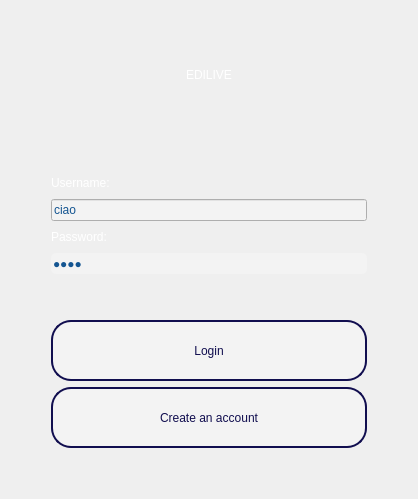
<?xml version="1.0" encoding="UTF-8"?>
<ui version="4.0">
 <class>LoginDialog</class>
 <widget class="QWidget" name="LoginDialog">
  <property name="geometry">
   <rect>
    <x>0</x>
    <y>0</y>
    <width>418</width>
    <height>499</height>
   </rect>
  </property>
  <property name="windowTitle">
   <string>Form</string>
  </property>
  <property name="styleSheet">
   <string notr="true"/>
  </property>
  <layout class="QVBoxLayout" name="verticalLayout_3">
   <item>
    <layout class="QHBoxLayout" name="horizontalLayout">
     <item>
      <spacer name="horizontalSpacer">
       <property name="orientation">
        <enum>Qt::Horizontal</enum>
       </property>
       <property name="sizeType">
        <enum>QSizePolicy::Maximum</enum>
       </property>
       <property name="sizeHint" stdset="0">
        <size>
         <width>40</width>
         <height>20</height>
        </size>
       </property>
      </spacer>
     </item>
     <item>
      <widget class="QLabel" name="logo">
       <property name="styleSheet">
        <string notr="true">background-color: &quot;transparent&quot;;
font: 55pt &quot;URW Gothic L&quot;;
color: rgb(255, 255, 255);

</string>
       </property>
       <property name="text">
        <string>EDILIVE</string>
       </property>
       <property name="alignment">
        <set>Qt::AlignCenter</set>
       </property>
      </widget>
     </item>
     <item>
      <spacer name="horizontalSpacer_2">
       <property name="orientation">
        <enum>Qt::Horizontal</enum>
       </property>
       <property name="sizeType">
        <enum>QSizePolicy::Maximum</enum>
       </property>
       <property name="sizeHint" stdset="0">
        <size>
         <width>40</width>
         <height>20</height>
        </size>
       </property>
      </spacer>
     </item>
    </layout>
   </item>
   <item>
    <layout class="QHBoxLayout" name="horizontalLayout_2">
     <item>
      <spacer name="horizontalSpacer_3">
       <property name="orientation">
        <enum>Qt::Horizontal</enum>
       </property>
       <property name="sizeType">
        <enum>QSizePolicy::Maximum</enum>
       </property>
       <property name="sizeHint" stdset="0">
        <size>
         <width>40</width>
         <height>20</height>
        </size>
       </property>
      </spacer>
     </item>
     <item>
      <layout class="QVBoxLayout" name="verticalLayout">
       <item>
        <widget class="QLabel" name="errorMessage">
         <property name="palette">
          <palette>
           <active>
            <colorrole role="WindowText">
             <brush brushstyle="SolidPattern">
              <color alpha="255">
               <red>0</red>
               <green>0</green>
               <blue>0</blue>
              </color>
             </brush>
            </colorrole>
            <colorrole role="Button">
             <brush brushstyle="SolidPattern">
              <color alpha="0">
               <red>0</red>
               <green>0</green>
               <blue>0</blue>
              </color>
             </brush>
            </colorrole>
            <colorrole role="Light">
             <brush brushstyle="SolidPattern">
              <color alpha="255">
               <red>255</red>
               <green>51</green>
               <blue>51</blue>
              </color>
             </brush>
            </colorrole>
            <colorrole role="Midlight">
             <brush brushstyle="SolidPattern">
              <color alpha="255">
               <red>229</red>
               <green>25</green>
               <blue>25</blue>
              </color>
             </brush>
            </colorrole>
            <colorrole role="Dark">
             <brush brushstyle="SolidPattern">
              <color alpha="255">
               <red>102</red>
               <green>0</green>
               <blue>0</blue>
              </color>
             </brush>
            </colorrole>
            <colorrole role="Mid">
             <brush brushstyle="SolidPattern">
              <color alpha="255">
               <red>136</red>
               <green>0</green>
               <blue>0</blue>
              </color>
             </brush>
            </colorrole>
            <colorrole role="Text">
             <brush brushstyle="SolidPattern">
              <color alpha="255">
               <red>0</red>
               <green>0</green>
               <blue>0</blue>
              </color>
             </brush>
            </colorrole>
            <colorrole role="BrightText">
             <brush brushstyle="SolidPattern">
              <color alpha="255">
               <red>255</red>
               <green>255</green>
               <blue>255</blue>
              </color>
             </brush>
            </colorrole>
            <colorrole role="ButtonText">
             <brush brushstyle="SolidPattern">
              <color alpha="255">
               <red>0</red>
               <green>0</green>
               <blue>0</blue>
              </color>
             </brush>
            </colorrole>
            <colorrole role="Base">
             <brush brushstyle="SolidPattern">
              <color alpha="0">
               <red>0</red>
               <green>0</green>
               <blue>0</blue>
              </color>
             </brush>
            </colorrole>
            <colorrole role="Window">
             <brush brushstyle="SolidPattern">
              <color alpha="0">
               <red>0</red>
               <green>0</green>
               <blue>0</blue>
              </color>
             </brush>
            </colorrole>
            <colorrole role="Shadow">
             <brush brushstyle="SolidPattern">
              <color alpha="255">
               <red>0</red>
               <green>0</green>
               <blue>0</blue>
              </color>
             </brush>
            </colorrole>
            <colorrole role="AlternateBase">
             <brush brushstyle="SolidPattern">
              <color alpha="255">
               <red>229</red>
               <green>127</green>
               <blue>127</blue>
              </color>
             </brush>
            </colorrole>
            <colorrole role="ToolTipBase">
             <brush brushstyle="SolidPattern">
              <color alpha="255">
               <red>255</red>
               <green>255</green>
               <blue>220</blue>
              </color>
             </brush>
            </colorrole>
            <colorrole role="ToolTipText">
             <brush brushstyle="SolidPattern">
              <color alpha="255">
               <red>0</red>
               <green>0</green>
               <blue>0</blue>
              </color>
             </brush>
            </colorrole>
            <colorrole role="PlaceholderText">
             <brush brushstyle="SolidPattern">
              <color alpha="128">
               <red>0</red>
               <green>0</green>
               <blue>0</blue>
              </color>
             </brush>
            </colorrole>
           </active>
           <inactive>
            <colorrole role="WindowText">
             <brush brushstyle="SolidPattern">
              <color alpha="255">
               <red>0</red>
               <green>0</green>
               <blue>0</blue>
              </color>
             </brush>
            </colorrole>
            <colorrole role="Button">
             <brush brushstyle="SolidPattern">
              <color alpha="0">
               <red>0</red>
               <green>0</green>
               <blue>0</blue>
              </color>
             </brush>
            </colorrole>
            <colorrole role="Light">
             <brush brushstyle="SolidPattern">
              <color alpha="255">
               <red>255</red>
               <green>51</green>
               <blue>51</blue>
              </color>
             </brush>
            </colorrole>
            <colorrole role="Midlight">
             <brush brushstyle="SolidPattern">
              <color alpha="255">
               <red>229</red>
               <green>25</green>
               <blue>25</blue>
              </color>
             </brush>
            </colorrole>
            <colorrole role="Dark">
             <brush brushstyle="SolidPattern">
              <color alpha="255">
               <red>102</red>
               <green>0</green>
               <blue>0</blue>
              </color>
             </brush>
            </colorrole>
            <colorrole role="Mid">
             <brush brushstyle="SolidPattern">
              <color alpha="255">
               <red>136</red>
               <green>0</green>
               <blue>0</blue>
              </color>
             </brush>
            </colorrole>
            <colorrole role="Text">
             <brush brushstyle="SolidPattern">
              <color alpha="255">
               <red>0</red>
               <green>0</green>
               <blue>0</blue>
              </color>
             </brush>
            </colorrole>
            <colorrole role="BrightText">
             <brush brushstyle="SolidPattern">
              <color alpha="255">
               <red>255</red>
               <green>255</green>
               <blue>255</blue>
              </color>
             </brush>
            </colorrole>
            <colorrole role="ButtonText">
             <brush brushstyle="SolidPattern">
              <color alpha="255">
               <red>0</red>
               <green>0</green>
               <blue>0</blue>
              </color>
             </brush>
            </colorrole>
            <colorrole role="Base">
             <brush brushstyle="SolidPattern">
              <color alpha="0">
               <red>0</red>
               <green>0</green>
               <blue>0</blue>
              </color>
             </brush>
            </colorrole>
            <colorrole role="Window">
             <brush brushstyle="SolidPattern">
              <color alpha="0">
               <red>0</red>
               <green>0</green>
               <blue>0</blue>
              </color>
             </brush>
            </colorrole>
            <colorrole role="Shadow">
             <brush brushstyle="SolidPattern">
              <color alpha="255">
               <red>0</red>
               <green>0</green>
               <blue>0</blue>
              </color>
             </brush>
            </colorrole>
            <colorrole role="AlternateBase">
             <brush brushstyle="SolidPattern">
              <color alpha="255">
               <red>229</red>
               <green>127</green>
               <blue>127</blue>
              </color>
             </brush>
            </colorrole>
            <colorrole role="ToolTipBase">
             <brush brushstyle="SolidPattern">
              <color alpha="255">
               <red>255</red>
               <green>255</green>
               <blue>220</blue>
              </color>
             </brush>
            </colorrole>
            <colorrole role="ToolTipText">
             <brush brushstyle="SolidPattern">
              <color alpha="255">
               <red>0</red>
               <green>0</green>
               <blue>0</blue>
              </color>
             </brush>
            </colorrole>
            <colorrole role="PlaceholderText">
             <brush brushstyle="SolidPattern">
              <color alpha="128">
               <red>0</red>
               <green>0</green>
               <blue>0</blue>
              </color>
             </brush>
            </colorrole>
           </inactive>
           <disabled>
            <colorrole role="WindowText">
             <brush brushstyle="SolidPattern">
              <color alpha="255">
               <red>102</red>
               <green>0</green>
               <blue>0</blue>
              </color>
             </brush>
            </colorrole>
            <colorrole role="Button">
             <brush brushstyle="SolidPattern">
              <color alpha="0">
               <red>0</red>
               <green>0</green>
               <blue>0</blue>
              </color>
             </brush>
            </colorrole>
            <colorrole role="Light">
             <brush brushstyle="SolidPattern">
              <color alpha="255">
               <red>255</red>
               <green>51</green>
               <blue>51</blue>
              </color>
             </brush>
            </colorrole>
            <colorrole role="Midlight">
             <brush brushstyle="SolidPattern">
              <color alpha="255">
               <red>229</red>
               <green>25</green>
               <blue>25</blue>
              </color>
             </brush>
            </colorrole>
            <colorrole role="Dark">
             <brush brushstyle="SolidPattern">
              <color alpha="255">
               <red>102</red>
               <green>0</green>
               <blue>0</blue>
              </color>
             </brush>
            </colorrole>
            <colorrole role="Mid">
             <brush brushstyle="SolidPattern">
              <color alpha="255">
               <red>136</red>
               <green>0</green>
               <blue>0</blue>
              </color>
             </brush>
            </colorrole>
            <colorrole role="Text">
             <brush brushstyle="SolidPattern">
              <color alpha="255">
               <red>102</red>
               <green>0</green>
               <blue>0</blue>
              </color>
             </brush>
            </colorrole>
            <colorrole role="BrightText">
             <brush brushstyle="SolidPattern">
              <color alpha="255">
               <red>255</red>
               <green>255</green>
               <blue>255</blue>
              </color>
             </brush>
            </colorrole>
            <colorrole role="ButtonText">
             <brush brushstyle="SolidPattern">
              <color alpha="255">
               <red>102</red>
               <green>0</green>
               <blue>0</blue>
              </color>
             </brush>
            </colorrole>
            <colorrole role="Base">
             <brush brushstyle="SolidPattern">
              <color alpha="0">
               <red>0</red>
               <green>0</green>
               <blue>0</blue>
              </color>
             </brush>
            </colorrole>
            <colorrole role="Window">
             <brush brushstyle="SolidPattern">
              <color alpha="0">
               <red>0</red>
               <green>0</green>
               <blue>0</blue>
              </color>
             </brush>
            </colorrole>
            <colorrole role="Shadow">
             <brush brushstyle="SolidPattern">
              <color alpha="255">
               <red>0</red>
               <green>0</green>
               <blue>0</blue>
              </color>
             </brush>
            </colorrole>
            <colorrole role="AlternateBase">
             <brush brushstyle="SolidPattern">
              <color alpha="255">
               <red>204</red>
               <green>0</green>
               <blue>0</blue>
              </color>
             </brush>
            </colorrole>
            <colorrole role="ToolTipBase">
             <brush brushstyle="SolidPattern">
              <color alpha="255">
               <red>255</red>
               <green>255</green>
               <blue>220</blue>
              </color>
             </brush>
            </colorrole>
            <colorrole role="ToolTipText">
             <brush brushstyle="SolidPattern">
              <color alpha="255">
               <red>0</red>
               <green>0</green>
               <blue>0</blue>
              </color>
             </brush>
            </colorrole>
            <colorrole role="PlaceholderText">
             <brush brushstyle="SolidPattern">
              <color alpha="128">
               <red>0</red>
               <green>0</green>
               <blue>0</blue>
              </color>
             </brush>
            </colorrole>
           </disabled>
          </palette>
         </property>
         <property name="styleSheet">
          <string notr="true">background-color: &quot;transparent&quot;;</string>
         </property>
         <property name="text">
          <string/>
         </property>
         <property name="alignment">
          <set>Qt::AlignCenter</set>
         </property>
         <property name="wordWrap">
          <bool>true</bool>
         </property>
        </widget>
       </item>
       <item>
        <widget class="QLabel" name="username_label">
         <property name="styleSheet">
          <string notr="true">background-color: &quot;transparent&quot;;
color: rgb(255, 255, 255);</string>
         </property>
         <property name="text">
          <string>Username:</string>
         </property>
        </widget>
       </item>
       <item>
        <widget class="QLineEdit" name="username">
         <property name="sizePolicy">
          <sizepolicy hsizetype="Preferred" vsizetype="Preferred">
           <horstretch>0</horstretch>
           <verstretch>0</verstretch>
          </sizepolicy>
         </property>
         <property name="styleSheet">
          <string notr="true">border-color: rgb(243, 243, 243);
background-color: rgb(243, 243, 243);
color: rgb(20, 85, 145);
</string>
         </property>
         <property name="text">
          <string>ciao</string>
         </property>
        </widget>
       </item>
       <item>
        <widget class="QLabel" name="password_label">
         <property name="styleSheet">
          <string notr="true">background-color: &quot;transparent&quot;;
color: rgb(255, 255, 255);</string>
         </property>
         <property name="text">
          <string>Password:</string>
         </property>
        </widget>
       </item>
       <item>
        <widget class="QLineEdit" name="password">
         <property name="sizePolicy">
          <sizepolicy hsizetype="Preferred" vsizetype="Preferred">
           <horstretch>0</horstretch>
           <verstretch>0</verstretch>
          </sizepolicy>
         </property>
         <property name="styleSheet">
          <string notr="true">border-color: rgb(243, 243, 243);
background-color: rgb(243, 243, 243);
color: rgb(20, 85, 145);
border-radius: 5px;</string>
         </property>
         <property name="text">
          <string>ciao</string>
         </property>
         <property name="echoMode">
          <enum>QLineEdit::Password</enum>
         </property>
        </widget>
       </item>
      </layout>
     </item>
     <item>
      <spacer name="horizontalSpacer_4">
       <property name="orientation">
        <enum>Qt::Horizontal</enum>
       </property>
       <property name="sizeType">
        <enum>QSizePolicy::Maximum</enum>
       </property>
       <property name="sizeHint" stdset="0">
        <size>
         <width>40</width>
         <height>20</height>
        </size>
       </property>
      </spacer>
     </item>
    </layout>
   </item>
   <item>
    <spacer name="verticalSpacer">
     <property name="orientation">
      <enum>Qt::Vertical</enum>
     </property>
     <property name="sizeType">
      <enum>QSizePolicy::Minimum</enum>
     </property>
     <property name="sizeHint" stdset="0">
      <size>
       <width>20</width>
       <height>40</height>
      </size>
     </property>
    </spacer>
   </item>
   <item>
    <layout class="QHBoxLayout" name="horizontalLayout_3">
     <item>
      <spacer name="horizontalSpacer_6">
       <property name="orientation">
        <enum>Qt::Horizontal</enum>
       </property>
       <property name="sizeType">
        <enum>QSizePolicy::Minimum</enum>
       </property>
       <property name="sizeHint" stdset="0">
        <size>
         <width>40</width>
         <height>20</height>
        </size>
       </property>
      </spacer>
     </item>
     <item>
      <layout class="QVBoxLayout" name="verticalLayout_2">
       <item>
        <widget class="QPushButton" name="login">
         <property name="sizePolicy">
          <sizepolicy hsizetype="Preferred" vsizetype="Preferred">
           <horstretch>0</horstretch>
           <verstretch>0</verstretch>
          </sizepolicy>
         </property>
         <property name="toolTip">
          <string/>
         </property>
         <property name="autoFillBackground">
          <bool>false</bool>
         </property>
         <property name="styleSheet">
          <string notr="true">background-color: rgb(243, 243, 243);
color: rgb(17, 14, 79);
border-width: 2px;
border-radius: 20px;
border-style: solid;</string>
         </property>
         <property name="text">
          <string>Login</string>
         </property>
        </widget>
       </item>
       <item>
        <widget class="QPushButton" name="registration">
         <property name="sizePolicy">
          <sizepolicy hsizetype="Preferred" vsizetype="Preferred">
           <horstretch>0</horstretch>
           <verstretch>0</verstretch>
          </sizepolicy>
         </property>
         <property name="styleSheet">
          <string notr="true">background-color: rgb(243, 243, 243);
color: rgb(17, 14, 79);
border-width: 2px;
border-radius: 20px;
border-style: solid;</string>
         </property>
         <property name="text">
          <string>Create an account</string>
         </property>
        </widget>
       </item>
      </layout>
     </item>
     <item>
      <spacer name="horizontalSpacer_5">
       <property name="orientation">
        <enum>Qt::Horizontal</enum>
       </property>
       <property name="sizeType">
        <enum>QSizePolicy::Minimum</enum>
       </property>
       <property name="sizeHint" stdset="0">
        <size>
         <width>40</width>
         <height>20</height>
        </size>
       </property>
      </spacer>
     </item>
    </layout>
   </item>
   <item>
    <spacer name="verticalSpacer_2">
     <property name="orientation">
      <enum>Qt::Vertical</enum>
     </property>
     <property name="sizeType">
      <enum>QSizePolicy::Maximum</enum>
     </property>
     <property name="sizeHint" stdset="0">
      <size>
       <width>20</width>
       <height>40</height>
      </size>
     </property>
    </spacer>
   </item>
  </layout>
 </widget>
 <resources/>
 <connections/>
</ui>
